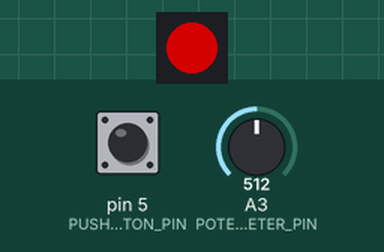
This sketch was run on a simulated Arduino Uno, built for the host (arithmetic inside an expression is 32-bit, double 64-bit). Shown: 1 RGB LEDs in strip order, left to right. Inputs (shaded band) come from the test bench; at power-on: A3 (POTENTIOMETER_PIN) = 512, pin 5 (PUSH_BUTTON_PIN) LOW. Dim RGB values are drawn brighter than linear.

Above: at 1.2 s.
1.3 s: A3 (POTENTIOMETER_PIN) set to 6
At 1.9 s:
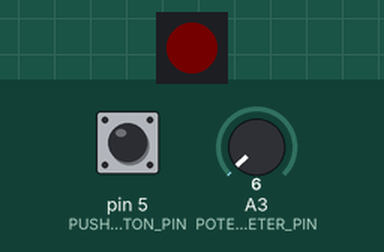
2.8 s: A3 (POTENTIOMETER_PIN) set to 3
At 3.1 s:
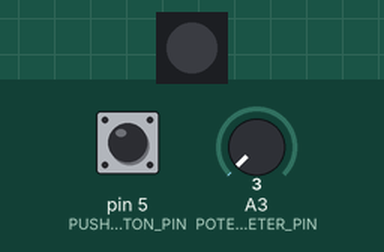
4.3 s: A3 (POTENTIOMETER_PIN) set to 511
At 5.4 s:
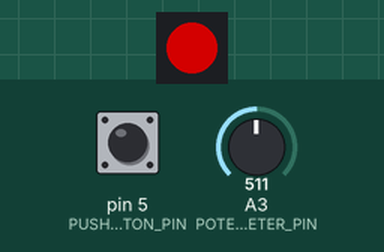
5.8 s: pin 5 (PUSH_BUTTON_PIN) pulled HIGH for 0.15 s
At 6.6 s:
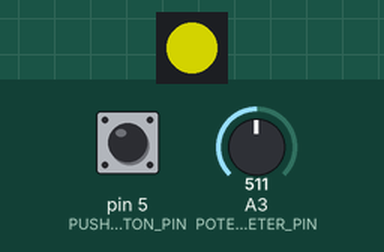
7.4 s: pin 5 (PUSH_BUTTON_PIN) pulled HIGH for 1 s
At 7.8 s:
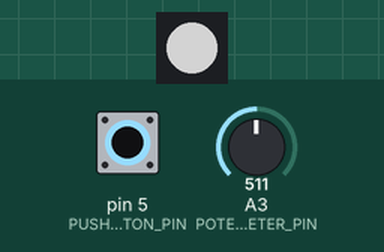
9.9 s: A3 (POTENTIOMETER_PIN) set to 306
At 10.9 s:
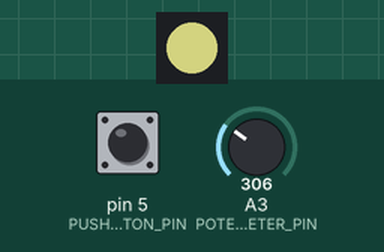
Timing chart, 0 to 12.4 s (numbered marks = the images above; inputs shaded):
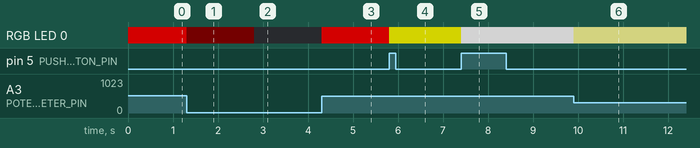

The sketch:

readlight.ino
```cpp
#ifdef __cplusplus
extern "C" {
#endif

#include <stdint.h>

#include <Adafruit_NeoPixel.h>

#ifdef __AVR__
  #include <avr/power.h>
#endif

#define NEOPIXEL_COUNT		1
#define NEOPIXEL_CTL_PIN	2
#define POTENTIOMETER_PIN	A3
#define PUSH_BUTTON_PIN		5

#define TIME_SPAN_MS		1000

enum button_state {
	BUTTON_UP = LOW,
	BUTTON_DOWN = HIGH
};

enum rgb_colors {
	RED = 0xff0000,
	GREEN = 0x00ff00,
	BLUE = 0x0000ff
};

struct rgb_t {
	uint32_t red;
	uint32_t green;
	uint32_t blue;
};

uint32_t	potentiometer_val = 0;
unsigned long	prev_time = 0;
enum rgb_colors chosen_color = RED;
struct rgb_t	cur_color;

Adafruit_NeoPixel pixel = Adafruit_NeoPixel(
				NEOPIXEL_COUNT,
				NEOPIXEL_CTL_PIN,
				NEO_GRB + NEO_KHZ800);

void
setup(void)
{
	//Serial.begin(9600);
	cur_color.red = 128;

	pixel.begin();
	pixel.show(); // Lights off
}

void
loop(void)
{
	int anal4read = analogRead(POTENTIOMETER_PIN);
	int buttonstate = digitalRead(PUSH_BUTTON_PIN);

	potentiometer_val = map(anal4read, 0, 1023, 0, 255);

	if (buttonstate == BUTTON_DOWN
	    && (millis() - prev_time) >= TIME_SPAN_MS) {

		switch (chosen_color) {
		case RED:
			chosen_color = GREEN;
			break;
		case GREEN:
			chosen_color = BLUE;
			break;
		case BLUE:
			chosen_color = RED;
			break;
		}
		prev_time = millis();
	} else {
		switch (chosen_color) {
		case RED:
			cur_color.red = potentiometer_val;
			break;
		case GREEN:
			cur_color.green = potentiometer_val;
			break;
		case BLUE:
			cur_color.blue = potentiometer_val;
			break;
		}
	}

	pixel.setPixelColor(0, cur_color.red, cur_color.green, cur_color.blue);
	pixel.show();
}

#ifdef __cplusplus
}
#endif
```

Measured:
- the behaviour switches between 5 and 4 on A3 (POTENTIOMETER_PIN) (found by bisection; images 1 and 2)
- after the input at 1.3 s, RGB LED 0: RGB(127, 0, 0) → RGB(1, 0, 0) at once
- after the input at 2.8 s, RGB LED 0: RGB(1, 0, 0) → off at once
- after the input at 4.3 s, RGB LED 0: off → RGB(127, 0, 0) at once
- after the input at 5.8 s, RGB LED 0: RGB(127, 0, 0) → RGB(127, 127, 0) at once
- after the input at 7.4 s, RGB LED 0: RGB(127, 127, 0) → RGB(127, 127, 127) at once
- after the input at 9.9 s, RGB LED 0: RGB(127, 127, 127) → RGB(127, 127, 76) at once
